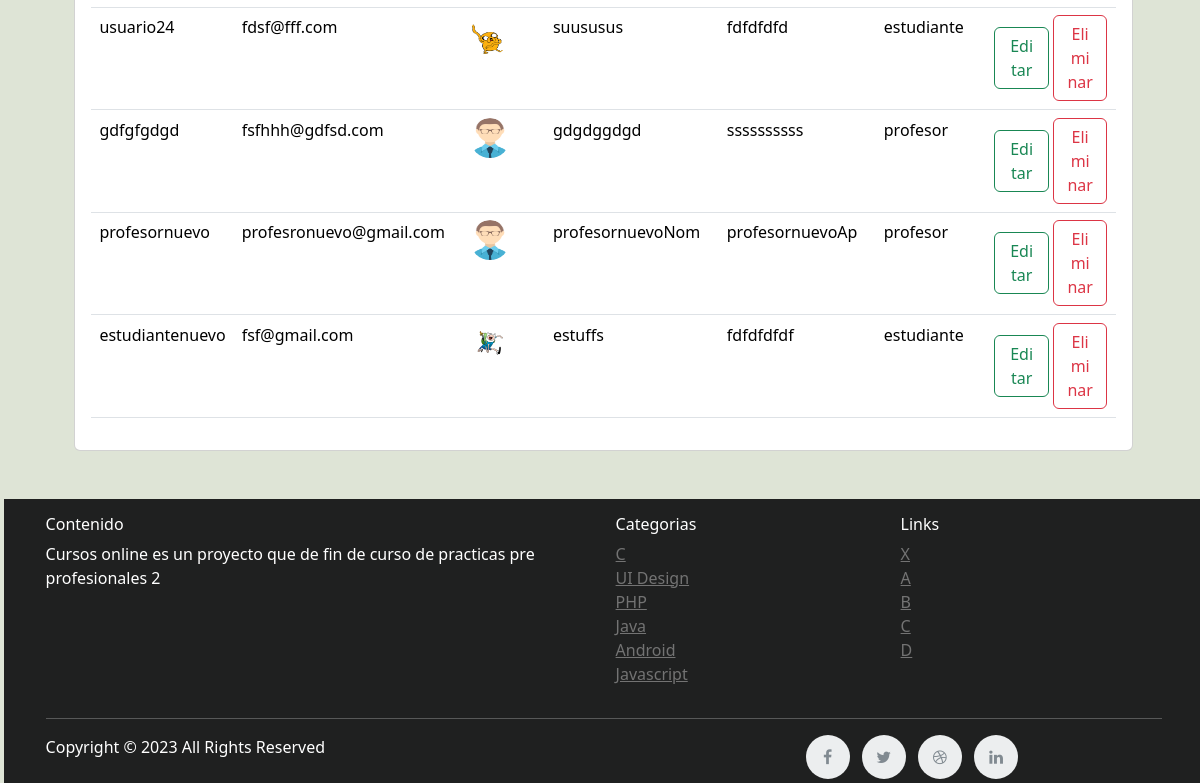
/curriculum/usuarios (signed in, lower part), run on an earlier commit of the app's database.
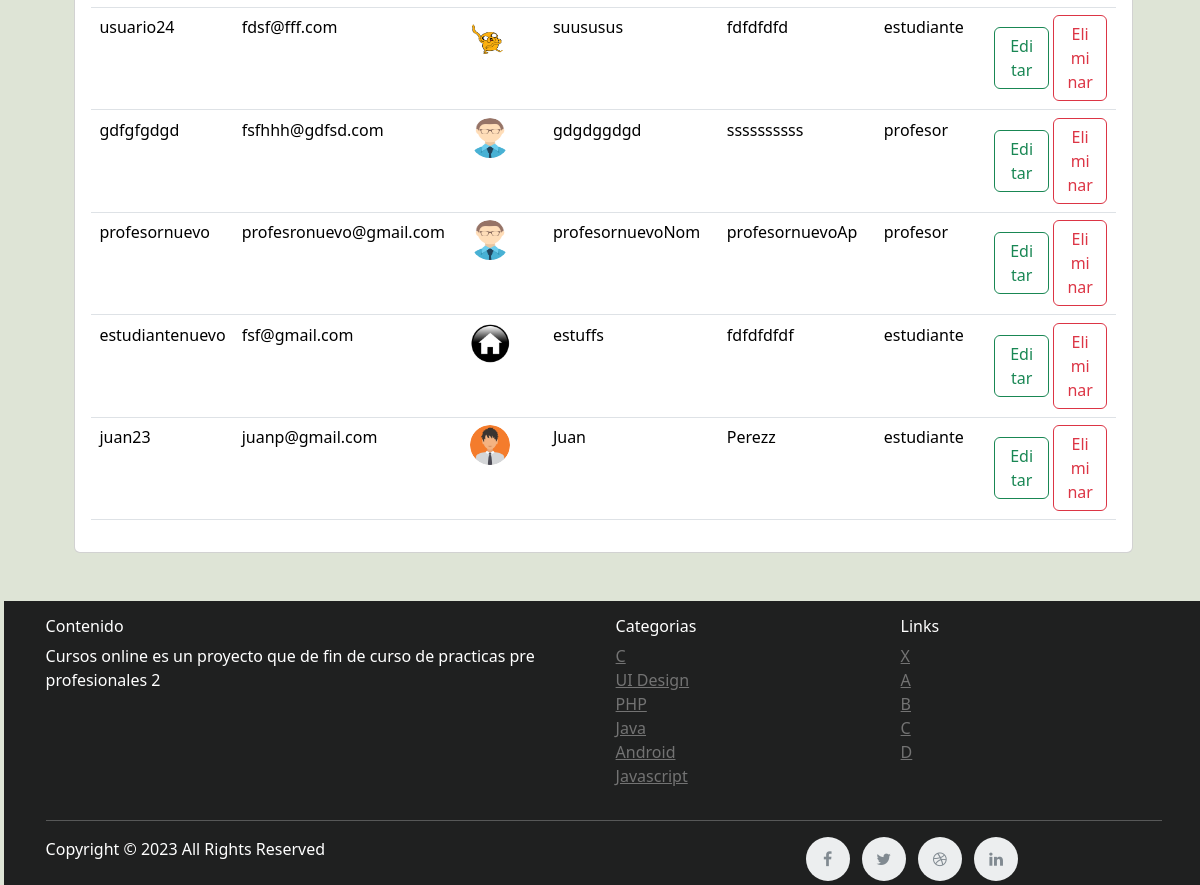
And on a later commit of the database.
### app_users/models.py (models this page shows, shortened)
class UserProfileInfo(models.Model):
    user = models.OneToOneField(User, on_delete=models.CASCADE)
    bio = models.CharField( max_length=500)
    profile_pic = models.ImageField(upload_to=path_and_rename, verbose_name="Imagen de perfil", blank=True)
    teacher = 'teacher'
    student = 'student'
    parent = 'parent'
    user_types = [
        (teacher, 'teacher'),
        (student, 'student'),
        (parent, 'parent'),
    ]
    user_type = models.CharField(max_length=10, choices=user_types, default=student)

### curriculum/views.py (the view)
# urls.py: path('usuarios', views.UsersListView.as_view(), name='users_list'),
class UsersListView(ListView):
    context_object_name = 'standards'
    extra_context = {
        "usersAll":UserProfileInfo.objects.all(),
    }
    model = Standard
    template_name = 'curriculum/user_list_view.html'

### curriculum/templatetags/operation.py (called while the page is built)
def parseada (n):
    return str(n)

def combinacion (n):
    return ("#"+str(n))

def combinacionLabel (n):
    return ("staticBackdropLabel"+str(n))

def renombrar(n):
    if n == 'parent':
        return 'estudiante'
    if n == 'student':
        return 'estudiante'
    if n == 'teacher':
        return 'profesor'

### curriculum/templates/curriculum/user_list_view.html (shortened to what this page needs)
{% extends 'base.html' %}
{% load static %}
{% load operation %}
{% block image_block %}
<link rel="stylesheet" href="{% static 'css/home_css.css' %}">
<link href="https://cdn.jsdelivr.net/npm/bootstrap@5.3.2/dist/css/bootstrap.min.css" rel="stylesheet">
<link rel="stylesheet" href="{% static 'css/master_css.css' %}">
<link rel="stylesheet" href="{% static 'css/home_css.css' %}">
<link rel="stylesheet" href="https://cdnjs.cloudflare.com/ajax/libs/font-awesome/4.7.0/css/font-awesome.min.css"/>
{% endblock %}
{% block content %}
    <div class="d-flex row justify-content-center align-items-center user-list-view" >
        <div class="d-flex justify-content-center mb-5 " style="">
            <div class="contenedor-niveles">
                <div  style="width: 100%;">
                  <div class="card card-body d-flex justify-content-center ">
                    <div style="width: 100%;" class="d-flex justify-content-center ">
                        <table class="table table-hover">
                            <tbody style="width: 100%;">
                                {% for user in usersAll.all %}
                                    <tr style="width: 90%;">
                                        <td style="width: 10%;">{{user.user.username}}</td>
                                        <td style="width: 10%;">{{user.user.email}}</td>
                                        <td style="width: 10%;"><a type="button" class="imagen-usuario" style="text-decoration: none;"  data-bs-toggle="modal" data-bs-target={{user.user.username|combinacion}} aria-expanded="false" href=""><img style="width: 40px;height: 40px;border-radius: 1000px;" src="../../media/{{user.profile_pic}}" alt="no hay"></a></td>
                                        <td style="width: 20%;">{{user.user.first_name}}</td>
                                        <td style="width: 15%;">{{user.user.last_name}}</td>
                                        <td style="width: 15%;">{{user.user_type|renombrar}}</td>
                                        <td style="width: 20%;" scope="col"><a style="width: 48%;" href="{% url 'curriculum:user_update' id=user.id %}"  class="btn btn-outline-success" href="{% url 'curriculum:user_update' id=user.id %}">Editar</a> <a style="width: 48%;"  href="{% url 'curriculum:user_delete' id=user.id %}"  class="btn btn-outline-danger">Eliminar</a></td>
                                    </tr>
                                {%endfor%}
                            </tbody>
                        </table>
                    </div>
                </div>
            </div>
        </div>
    </div>
{%endblock%}

### templates/base.html (shortened to what this page needs)
<!DOCTYPE html>
<html lang="en" dir="ltr">
  <head>
    {% load static %}
    {% load crispy_forms_tags %}
    {% load operation %}
    <link href="https://cdn.jsdelivr.net/npm/bootstrap@5.3.2/dist/css/bootstrap.min.css" rel="stylesheet">
    <link rel="stylesheet" href="{% static 'css/master_css.css' %}">
    <link rel="stylesheet" href="{% static 'css/home_css.css' %}">
    <link rel="stylesheet" href="https://cdnjs.cloudflare.com/ajax/libs/font-awesome/4.7.0/css/font-awesome.min.css"/>
  </head>
  {% if user.is_authenticated %}
    <body>
      {% block image_block %}
      {% endblock %}
      {%block content%}
      {%endblock%}
      <footer class="page-footer" style="background-color: #1f2020">
        <div class="container">
          <div class="row  ">
                    <div class="container mt-3"  style="color:white">
                      <div class="row">
                        <div class="col-sm-12 col-md-6">
                          <h6>Contenido</h6>
                          <p class="text-justify">Cursos online es un proyecto que de fin de curso de practicas pre profesionales 2</p>
                        </div>
                        <div class="col-xs-6 col-md-3 ">
                          <h6>Categorias</h6>
                          <ul class="footer-links ">
                            <li><a href="">C</a></li>
                            <li><a href="">UI Design</a></li>
                            <li><a href="">PHP</a></li>
                            <li><a href="">Java</a></li>
                            <li><a href="">Android</a></li>
                            <li><a href="">Javascript</a></li>
                          </ul>
                        </div>
                        <div class="col-xs-6 col-md-3">
                          <h6>Links</h6>
                          <ul class="footer-links">
                            <li><a href="">X</a></li>
                            <li><a href="">A</a></li>
                            <li><a href="">B</a></li>
                            <li><a href="">C</a></li>
                            <li><a href="">D</a></li>
                          </ul>
                        </div>
                      </div>
                      <hr>
                    </div>
                    <div class="container">
                      <div class="row">
                        <div class="col-md-8 col-sm-6 col-xs-12">
                          <p style="color:white" class="copyright-text">Copyright &copy; 2023 All Rights Reserved
                          </p>
                        </div>
                        <div class="col-md-4 col-sm-6 col-xs-12">
                          <ul class="social-icons">
                            <li><a class="facebook" href="#"><i class="fa fa-facebook"></i></a></li>
                            <li><a class="twitter" href="#"><i class="fa fa-twitter"></i></a></li>
                            <li><a class="dribbble" href="#"><i class="fa fa-dribbble"></i></a></li>
                            <li><a class="linkedin" href="#"><i class="fa fa-linkedin"></i></a></li>
                          </ul>
                        </div>
                      </div>
                    </div>
          </div>
        </div>
      </footer>
    </body>
  {% endif %}
</html>

### static/css/master_css.css (style rules this page uses)
html, body, header, #intro { height: 100%; }
body { background-color: rgb(222, 228, 214); }
hr { border-color: inherit; }
.user-list-view { width: 100% ; margin-left: 0.3%; }

### static/css/home_css.css (style rules this page uses)
.footer-links { padding-left:0; list-style:none }
.footer-links li { display:block }
.footer-links a { color:#737373 }
.copyright-text { margin:0 }
.social-icons { padding-left:0; margin-bottom:0; list-style:none }
.social-icons li { display:inline-block; margin-bottom:4px }
.social-icons a { background-color:#eceeef; color:#818a91; font-size:16px; display:inline-block; line-height:44px; width:44px; height:44px; text-align:center; margin-right:8px; border-radius:100%; -webkit-transition:all .2s linear; -o-transition:all .2s linear; transition:all .2s linear }
.contenedor-niveles { display:flex; flex-direction:column; align-content: center; align-items: center; margin-top: 5rem; width: 90%; }

What changed in the data, as far as the page shows it:
changed UserProfileInfo "estudiantenuevo": profile_pic: a different picture
added UserProfileInfo: user.username "juan23", user.email "juanp@gmail.com", profile_pic (picture), user.first_name "Juan", user.last_name "Perezz", user_type|renombrar "estudiante"
